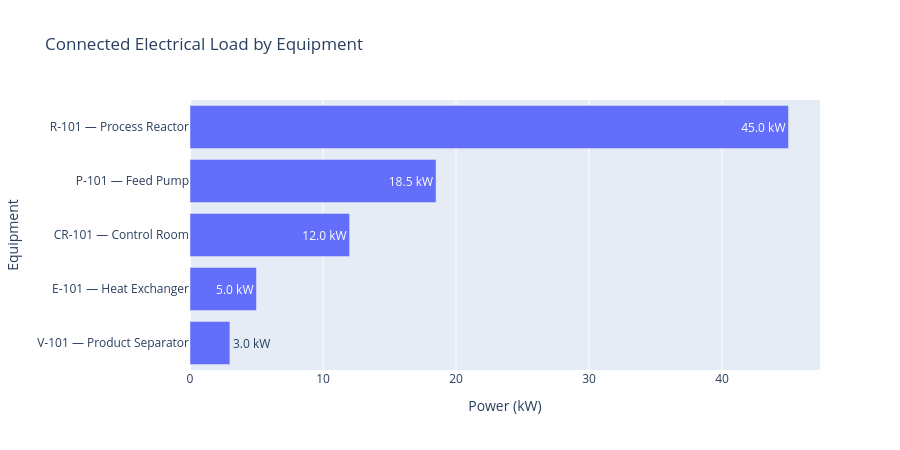

The code cell stored with this chart in its notebook:
### Markdown cell above
## 8. Equipment power chart

### Code cell
power_data = equipment[equipment["power_kw"] > 0].sort_values("power_kw")

power_fig = go.Figure(go.Bar(
    x=power_data["power_kw"],
    y=power_data["tag"] + " — " + power_data["name"],
    orientation="h",
    text=power_data["power_kw"].astype(str) + " kW",
    textposition="auto"
))

power_fig.update_layout(
    title="Connected Electrical Load by Equipment",
    xaxis_title="Power (kW)",
    yaxis_title="Equipment",
    height=450
)

power_fig.show()

### Figure 1 — Plotly figure (JSON) as saved in the notebook; plotly's stock layout.template omitted (floating-point values rounded to 4 significant figures)
{"data": [{"orientation": "h", "text": ["3.0 kW", "5.0 kW", "12.0 kW", "18.5 kW", "45.0 kW"], "textposition": "auto", "type": "bar", "x": [3.0, 5.0, 12.0, 18.5, 45.0], "y": ["V-101 — Product Separator", "E-101 — Heat Exchanger", "CR-101 — Control Room", "P-101 — Feed Pump", "R-101 — Process Reactor"]}], "layout": {"height": 450, "title": {"text": "Connected Electrical Load by Equipment"}, "xaxis": {"title": {"text": "Power (kW)"}}, "yaxis": {"title": {"text": "Equipment"}}}}
